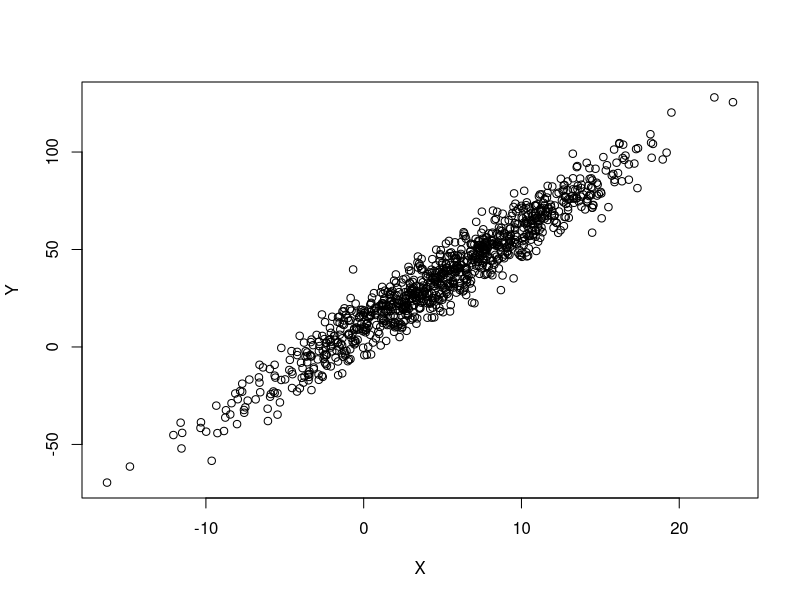

Source code (R):
#Set parameters
a<-5
b<-10
nSample<-1000
SigmaE<-8

#Simulate X and Eps
X<-rnorm(nSample,5,6)
Eps<-rnorm(nSample,0,SigmaE)

#Simulate Y
Y<-a*X+b+Eps

#Create data frame and plot the data
dat1<-data.frame(X=X,Y=Y)
plot(dat1)

#Fit linear model
m1<-lm(Y~X,dat1)
summary(m1)

#Basis vectors X_X_bar, fat1
fat1<-rep(1,nSample)
X_X_bar<-dat1$X-mean(dat1$X)

#Projection function
projUonV<-function(U,V){
  result<-as.vector(U%*%V/(V%*%V))*V
  result
}

#Projection of Y (black) on fat1 is Y_bar (orange)
Y_bar<-rep(mean(dat1$Y),nSample)
head(cbind(Y_bar=Y_bar,projYonfat1=projUonV(dat1$Y,fat1)))

#Point (X_bar,Y_bar) is on the regression line
c(Prediction=predict(m1,newdata=data.frame(X=mean(dat1$X))),MeanY=mean(dat1$Y))

#Y_bar is the mean of Y_hat
Y_hat<-m1$fitted.values
c(Y_mean=mean(dat1$Y),Y_hat_mean=mean(Y_hat))


#Projection of Y (black) on the model space is the sam of projections on basis vectors
projYonY_bar<-projUonV(dat1$Y,Y_bar)
projYonX_X_bar<-projUonV(dat1$Y,X_X_bar)
head(cbind(Projections=projYonY_bar+projYonX_X_bar,Y_hat=Y_hat))

#Projection of Y (black) on X_X_bar is Y_hat-Y_bar (green)
head(cbind(projYonX_X_bar=projYonX_X_bar,Y_hatMinusY_bat=Y_hat-Y_bar))

#Y_bar (orange) and Y-Y_bar (blue) are orthogonal
Y_bar%*%(Y-Y_bar)

#X_X_bar and Y_Y-hat (red) are orthogonal
X_X_bar%*%(Y-Y_hat)

#Y_bar (orange) and X_X_bar are orthogonal
Y_bar%*%X_X_bar

#ANOVA triangle
Blue<-Y-Y_bar
Green<-Y_hat-Y_bar
Red<-Y-Y_hat
c(Green%*%Green+Red%*%Red,Blue%*%Blue)


